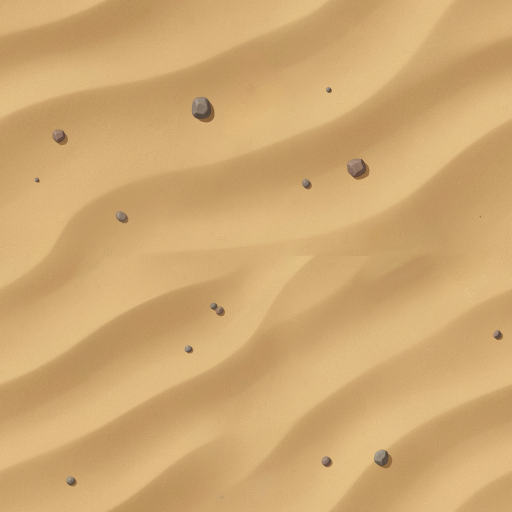
#> input picture tools/art_src/sand_dunes_pebbles_src.png, 1024 x 1024 px (shown at 1/2 size)
$ python make_win_icon.py --src art_src/sand_dunes_pebbles_src.png
#> lines starting #> are read from the running program, lines starting #| are printed output that depends on the picture; after the words box and inside, x2 and y2 are one past the last pixel; in counts of white or black regions, pixels touching at a corner belong together
"""The Windows icon (pass 73, Garry: "Can you make an icon for the PC build"): game/icon.ico with every size Windows asks
for, made from the app icon game/icon.png (the hat in the sand the phone shows).

Godot's own conversion shrank the whole 1024 px picture into every size, so at 16-48 px (Explorer's lists, the taskbar,
the title bar) the hat was a brown speck on a sand square. Here each size is framed for its size:
  96, 128, 256 px   the whole picture, as on the phone
  40, 48, 64 px     closer, the hat about two thirds of the tile
  16, 20, 24, 32 px the hat nearly filling the tile, sharpened a little
with rounded corners (transparent outside). Sizes under 256 are stored as 32-bit BMP entries (every Windows reads
them), 256 as PNG (the usual layout).

Godot's Windows export embeds the file in 88fits.exe (export_presets.cfg, "Windows Desktop": application/icon); the
running game's window and taskbar use it once application/config/windows_native_icon names it (project.godot).

  python tools/make_win_icon.py [--src game/icon.png] [--out game/icon.ico] [--preview sheet.png] [--if-stale]

--if-stale writes only when the .ico is missing or older than the picture or this script (ship.sh runs it so).
"""
import argparse
import io
import os
import struct
import sys

from PIL import Image, ImageDraw, ImageFilter

ROOT = os.path.dirname(os.path.dirname(os.path.abspath(__file__)))
SIZES = [16, 20, 24, 32, 40, 48, 64, 96, 128, 256]
# the subject in the 1024 px picture, the crops centred on it: pass 73 the hat; pass 116 (tools/make_app_icon.py, Garry's
# gunslinger picture) the revolver in his fist and his face, measured by eye
HAT_BOX = (90, 40, 910, 600)
# how much of the tile's width the hat takes at each band of sizes (None = the whole picture)
FILL = {16: 0.88, 20: 0.88, 24: 0.86, 32: 0.84, 40: 0.70, 48: 0.68, 64: 0.66, 96: None, 128: None, 256: None}
CORNER = 0.14       # corner radius, a fraction of the side
SUPER = 4           # the corner mask drawn this much larger, then shrunk (smooth edges)


def crop_for(src: Image.Image, size: int) -> Image.Image:
    fill = FILL.get(size)
    w, h = src.size
    if fill is None:
        return src
    k = w / 1024.0
    x0, y0, x1, y1 = [v * k for v in HAT_BOX]
    side = (x1 - x0) / fill
    cx, cy = (x0 + x1) * 0.5, (y0 + y1) * 0.5
    left = min(max(cx - side * 0.5, 0.0), w - side)
    top = min(max(cy - side * 0.5, 0.0), h - side)
    return src.crop((round(left), round(top), round(left + side), round(top + side)))


def frame(src: Image.Image, size: int) -> Image.Image:
    im = crop_for(src, size).convert("RGBA").resize((size, size), Image.LANCZOS)
    if size <= 32:
        im = im.filter(ImageFilter.UnsharpMask(radius=0.6, percent=60, threshold=1))
    # rounded corners: the mask drawn large and shrunk
    m = Image.new("L", (size * SUPER, size * SUPER), 0)
    r = max(1.0, size * CORNER) * SUPER
    ImageDraw.Draw(m).rounded_rectangle((0, 0, size * SUPER - 1, size * SUPER - 1), radius=r, fill=255)
    m = m.resize((size, size), Image.LANCZOS)
    a = im.getchannel("A")
    im.putalpha(Image.composite(a, Image.new("L", a.size, 0), m))
    return im


def bmp_entry(im: Image.Image) -> bytes:
    """A 32-bit DIB icon entry: BITMAPINFOHEADER (height doubled), BGRA rows bottom-up, then the 1-bit AND mask."""
    w, h = im.size
    header = struct.pack("<IiiHHIIiiII", 40, w, h * 2, 1, 32, 0, 0, 0, 0, 0, 0)
    px = im.convert("RGBA").tobytes()
    rows = []
    for y in range(h - 1, -1, -1):
        row = bytearray()
        for x in range(w):
            i = (y * w + x) * 4
            r, g, b, a = px[i], px[i + 1], px[i + 2], px[i + 3]
            row += bytes((b, g, r, a))
        rows.append(bytes(row))
    stride = ((w + 31) // 32) * 4
    mask = []
    for y in range(h - 1, -1, -1):
        bits = bytearray(stride)
        for x in range(w):
            if px[(y * w + x) * 4 + 3] == 0:
                bits[x // 8] |= 0x80 >> (x % 8)
        mask.append(bytes(bits))
    return header + b"".join(rows) + b"".join(mask)


def png_entry(im: Image.Image) -> bytes:
    buf = io.BytesIO()
    im.save(buf, "PNG", optimize=True)
    return buf.getvalue()


def write_ico(images: list, path: str) -> None:
    blobs = [png_entry(im) if im.size[0] >= 256 else bmp_entry(im) for im in images]
    out = bytearray(struct.pack("<HHH", 0, 1, len(images)))
    offset = 6 + 16 * len(images)
    for im, blob in zip(images, blobs):
        w, h = im.size
        out += struct.pack("<BBBBHHII", w % 256, h % 256, 0, 0, 1, 32, len(blob), offset)
        offset += len(blob)
    for blob in blobs:
        out += blob
    tmp = path + ".tmp"
    with open(tmp, "wb") as f:
        f.write(out)
    os.replace(tmp, path)


def preview(images: list, path: str) -> None:
    """Every size at 1:1 on white and on a dark taskbar grey, then each enlarged x4 (pixels kept) to judge."""
    big = sum(im.size[0] for im in images) + 10 * (len(images) + 1)
    sheet = Image.new("RGBA", (big, 2 * 266 + 4 * 64 + 30), (255, 255, 255, 255))
    x = 10
    for im in images:
        sheet.alpha_composite(im, (x, 5))
        x += im.size[0] + 10
    dark = Image.new("RGBA", (big, 266), (32, 32, 36, 255))
    x = 10
    for im in images:
        dark.alpha_composite(im, (x, 5))
        x += im.size[0] + 10
    sheet.alpha_composite(dark, (0, 266))
    x = 10
    for im in images:
        if im.size[0] <= 48:
            z = im.resize((im.size[0] * 4, im.size[1] * 4), Image.NEAREST)
            sheet.alpha_composite(z, (x, 2 * 266 + 10))
            x += z.size[0] + 10
    sheet.save(path)


def main() -> int:
    ap = argparse.ArgumentParser()
    ap.add_argument("--src", default=os.path.join(ROOT, "game", "icon.png"))
    ap.add_argument("--out", default=os.path.join(ROOT, "game", "icon.ico"))
    ap.add_argument("--preview", default="")
    ap.add_argument("--if-stale", action="store_true")
    a = ap.parse_args()
    if a.if_stale and os.path.exists(a.out):
        newest = max(os.path.getmtime(a.src), os.path.getmtime(os.path.abspath(__file__)))
        if os.path.getmtime(a.out) >= newest:
            print("make_win_icon: %s is up to date" % os.path.relpath(a.out, ROOT))
            return 0
    src = Image.open(a.src).convert("RGBA")
    images = [frame(src, s) for s in SIZES]
#> in frame, `m = Image.new("L", (size * SUPER, size * SUPER), 0)`: m: PIL image 64x64 L; every value is 0
#> in frame, `ImageDraw.Draw(m).rounded_rectangle((0, 0, size * SUPER - 1, size * SU..`:
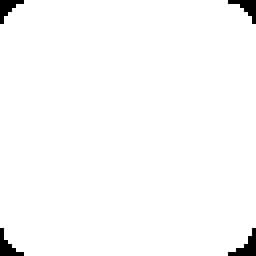
#> m: PIL image 64x64 L (shown 4 times larger); 98.2% white; 4 black regions (3 under 20 px), largest, box (x1, y1, x2, y2) and area: (57, 57, 64, 64) 21
#> in frame, `a = im.getchannel("A")`: a: PIL image 16x16 L; every value is 255
#> in frame (call 2), `m = Image.new("L", (size * SUPER, size * SUPER), 0)`: m: PIL image 80x80 L; every value is 0
#> in frame (call 2), `ImageDraw.Draw(m).rounded_rectangle((0, 0, size * SUPER - 1, size * SU..`: m: PIL image 80x80 L; 98.1% white; 4 black regions, box (x1, y1, x2, y2) and area: (71, 71, 80, 80) 32, (71, 0, 80, 8) 31, (0, 71, 8, 80) 31, (0, 0, 8, 8) 29
#> in frame (call 2), `a = im.getchannel("A")`: a: PIL image 20x20 L; every value is 255
#> in frame (call 3), `m = Image.new("L", (size * SUPER, size * SUPER), 0)`: m: PIL image 96x96 L; every value is 0
#> in frame (call 3), `ImageDraw.Draw(m).rounded_rectangle((0, 0, size * SUPER - 1, size * SU..`: m: PIL image 96x96 L; 98.2% white; 4 black regions, box (x1, y1, x2, y2) and area: (86, 0, 96, 10) 42, (0, 86, 10, 96) 42, (86, 86, 96, 96) 42, (0, 0, 10, 10) 40
#> in frame (call 3), `a = im.getchannel("A")`: a: PIL image 24x24 L; every value is 255
#> call 4 of frame, with size = 32
#> in frame (call 4), `m = Image.new("L", (size * SUPER, size * SUPER), 0)`: m: PIL image 128x128 L; every value is 0
#> in frame (call 4), `ImageDraw.Draw(m).rounded_rectangle((0, 0, size * SUPER - 1, size * SU..`: m: PIL image 128x128 L; 98.2% white; 4 black regions, box (x1, y1, x2, y2) and area: (114, 114, 128, 128) 74, (0, 0, 14, 14) 71, (114, 0, 128, 14) 71, (0, 114, 14, 128) 71
#> in frame (call 4), `a = im.getchannel("A")`: a: PIL image 32x32 L; every value is 255
#> in frame (call 4), `im.putalpha(Image.composite(a, Image.new("L", a.size, 0), m))`:
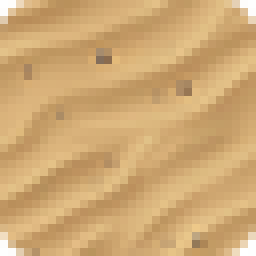
#> im: PIL image 32x32 RGBA (shown 8 times larger); mean R, G, B, A 206.9, 168, 113.8, 250.6; transparent parts drawn white
#> in frame (call 5), `m = Image.new("L", (size * SUPER, size * SUPER), 0)`: m: PIL image 160x160 L; every value is 0
#> in frame (call 5), `ImageDraw.Draw(m).rounded_rectangle((0, 0, size * SUPER - 1, size * SU..`:
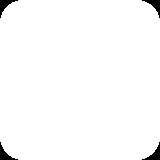
#> m: PIL image 160x160 L; 98.2% white; 4 black regions, box (x1, y1, x2, y2) and area: (142, 142, 160, 160) 115, (142, 0, 160, 18) 112, (0, 142, 18, 160) 112, (0, 0, 18, 18) 111
#> in frame (call 5), `a = im.getchannel("A")`:
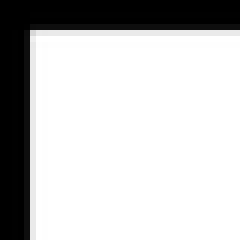
#> a: PIL image 40x40 L (shown 6 times larger); min 0, max 255, mean 194.9
#> in crop_for (call 6), `fill = FILL.get(size)`: fill = 0.68
#> in crop_for (call 6), `side = (x1 - x0) / fill`: side = 1205.9
#> in crop_for (call 6), `left = min(max(cx - side * 0.5, 0.0), w - side)`: left = -181.9
#> in crop_for (call 6), `return src.crop((round(left), round(top), round(left + side), round(to..`:
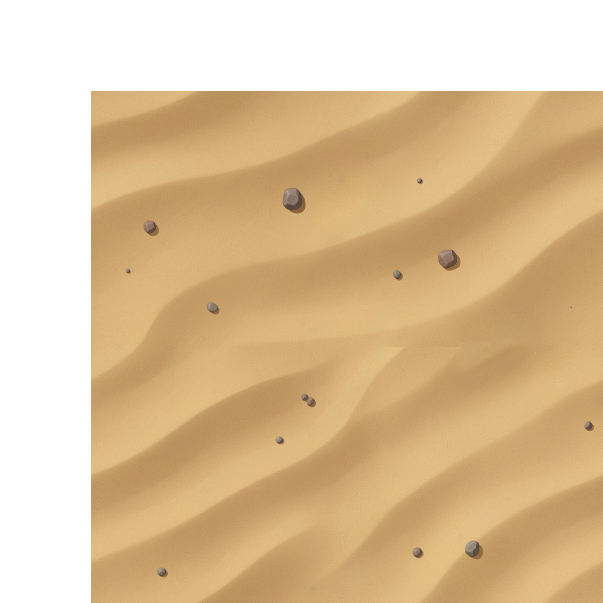
#> returned value: PIL image 1206x1206 RGBA (shown at 1/2 size); mean R, G, B, A 149.2, 121.2, 82, 183.8; transparent parts drawn white
#> in frame (call 6), `m = Image.new("L", (size * SUPER, size * SUPER), 0)`: m: PIL image 192x192 L; every value is 0
#> in frame (call 6), `ImageDraw.Draw(m).rounded_rectangle((0, 0, size * SUPER - 1, size * SU..`: m: PIL image 192x192 L; 98.2% white; 4 black regions, box (x1, y1, x2, y2) and area: (170, 170, 192, 192) 164, (170, 0, 192, 22) 161, (0, 170, 22, 192) 161, (0, 0, 22, 22) 160
#> in frame (call 6), `a = im.getchannel("A")`:
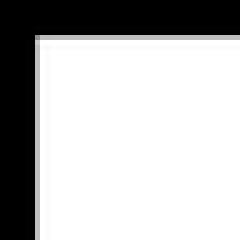
#> a: PIL image 48x48 L (shown 5 times larger); min 0, max 255, mean 183.7
#> in crop_for (call 7), `fill = FILL.get(size)`: fill = 0.66
#> in crop_for (call 7), `side = (x1 - x0) / fill`: side = 1242.4
#> in crop_for (call 7), `left = min(max(cx - side * 0.5, 0.0), w - side)`: left = -218.4
#> in crop_for (call 7), `return src.crop((round(left), round(top), round(left + side), round(to..`:
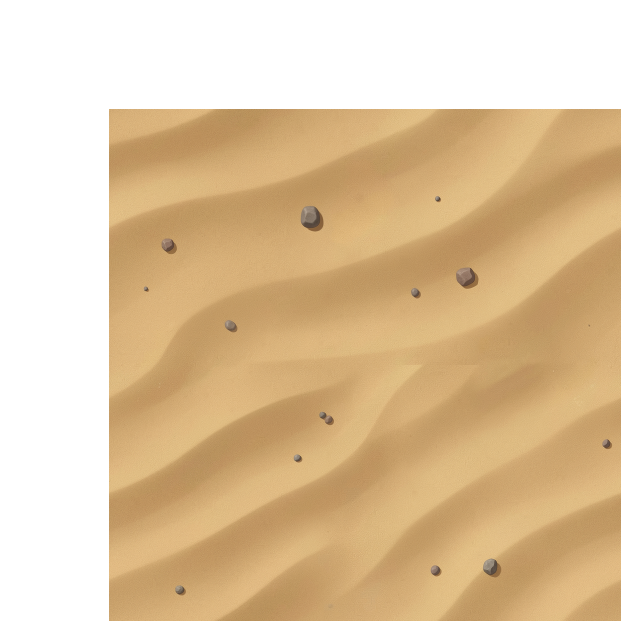
#> returned value: PIL image 1242x1242 RGBA (shown at 1/2 size); mean R, G, B, A 140.7, 114.2, 77.4, 173.3; transparent parts drawn white
#> images = 10 items
    write_ico(images, a.out)
#> in write_ico, `offset = 6 + 16 * len(images)`: offset = 166
#> the loop in write_ico, `for im, blob in zip(images, blobs):` made 10 passes
#> (w, h, offset) on passes 1 to 10: (16, 16, 1294), (20, 20, 3014), (24, 24, 5454), (32, 32, 9718), (40, 40, 16478), (48, 48, 26118), (64, 64, 43054), (96, 96, 81110), (128, 128, 148734), (256, 256, 221756)
#> after the loop in write_ico, `for im, blob in zip(images, blobs):`: offset = 221756
#> the loop in write_ico, `for blob in blobs:` made 10 passes
    if a.preview:
        preview(images, a.preview)
    print("make_win_icon: %s, %d sizes (%s), %d bytes" % (os.path.relpath(a.out, ROOT), len(images),
#> (the run stopped early here; a loop or call above may not have finished)

$ run again, on tools/art_src/sand_ripples_pebbles_src.png
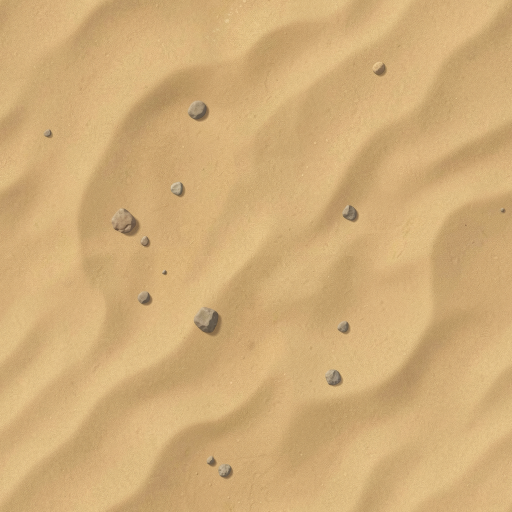
#> input picture tools/art_src/sand_ripples_pebbles_src.png, 1024 x 1024 px (shown at 1/2 size)
#> a: PIL image 16x16 L; every value is 255
#> a: PIL image 20x20 L; every value is 255
#> a: PIL image 24x24 L; every value is 255
#> a: PIL image 32x32 L; every value is 255
#> a: PIL image 40x40 L
#> in frame (call 6), `im = crop_for(src, size).convert("RGBA").resize((size, size), Image.LA..`:
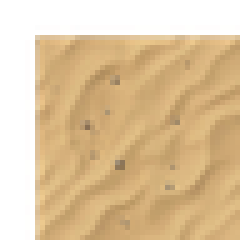
#> im: PIL image 48x48 RGBA (shown 5 times larger); mean R, G, B, A 161.9, 132.6, 92.5, 183.7; transparent parts drawn white
#> a: PIL image 48x48 L
#> fill = 0.66
#> side = 1242.4
#> left = -218.4
#> in crop_for (call 7), `return src.crop((round(left), round(top), round(left + side), round(to..`:
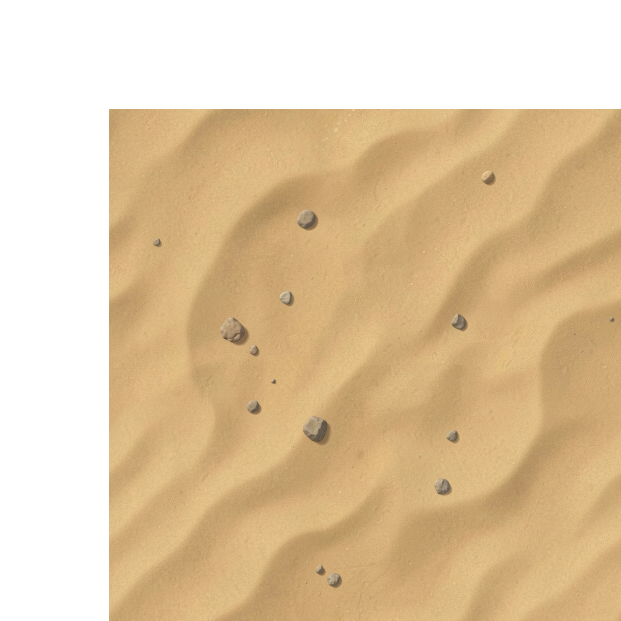
#> returned value: PIL image 1242x1242 RGBA (shown at 1/2 size); mean R, G, B, A 142.1, 117.7, 81.7, 173.3; transparent parts drawn white
#> images = 10 items
#> in write_ico, `offset = 6 + 16 * len(images)`: offset = 166
#> the loop in write_ico, `for im, blob in zip(images, blobs):` made 10 passes
#> (w, h, offset) on passes 1 to 8: (16, 16, 1294), (20, 20, 3014), (24, 24, 5454), (32, 32, 9718), (40, 40, 16478), (48, 48, 26118), (64, 64, 43054), (96, 96, 81110)
#> after the loop in write_ico, `for im, blob in zip(images, blobs):`: offset = 241802
#> the loop in write_ico, `for blob in blobs:` made 10 passes

$ run again, on tools/art_src/sand_ripples_src.png
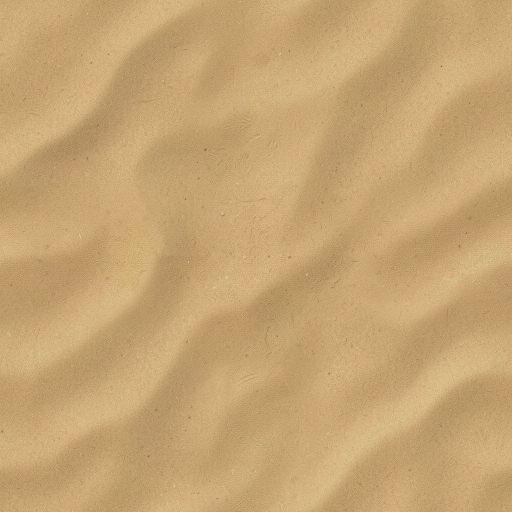
#> input picture tools/art_src/sand_ripples_src.png, 1024 x 1024 px (shown at 1/2 size)
#> a: PIL image 16x16 L; every value is 255
#> a: PIL image 20x20 L; every value is 255
#> a: PIL image 24x24 L; every value is 255
#> a: PIL image 32x32 L; every value is 255
#> a: PIL image 40x40 L
#> in frame (call 6), `im = crop_for(src, size).convert("RGBA").resize((size, size), Image.LA..`:
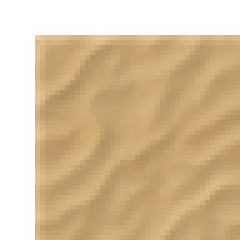
#> im: PIL image 48x48 RGBA (shown 5 times larger); mean R, G, B, A 154, 124.8, 88.2, 183.7; transparent parts drawn white
#> a: PIL image 48x48 L
#> fill = 0.66
#> side = 1242.4
#> left = -218.4
#> in crop_for (call 7), `return src.crop((round(left), round(top), round(left + side), round(to..`:
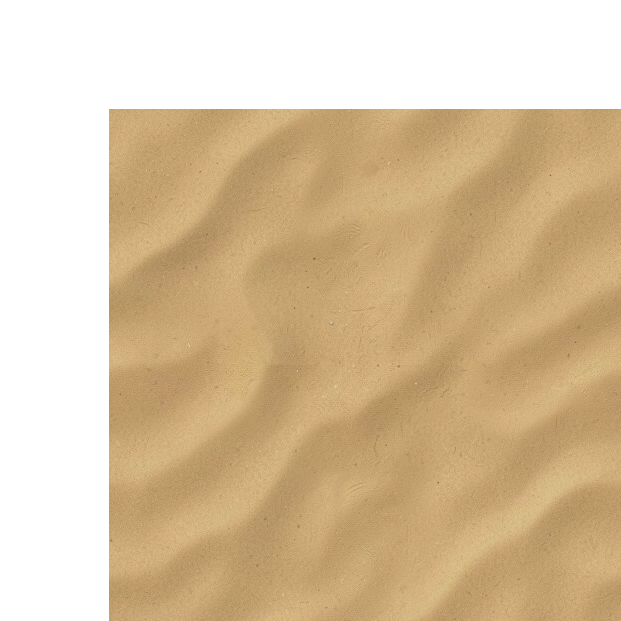
#> returned value: PIL image 1242x1242 RGBA (shown at 1/2 size); mean R, G, B, A 134.8, 111.7, 77.7, 173.3; transparent parts drawn white
#> images = 10 items
#> in write_ico, `offset = 6 + 16 * len(images)`: offset = 166
#> the loop in write_ico, `for im, blob in zip(images, blobs):` made 10 passes
#> (w, h, offset) on passes 1 to 8: (16, 16, 1294), (20, 20, 3014), (24, 24, 5454), (32, 32, 9718), (40, 40, 16478), (48, 48, 26118), (64, 64, 43054), (96, 96, 81110)
#> after the loop in write_ico, `for im, blob in zip(images, blobs):`: offset = 244251
#> the loop in write_ico, `for blob in blobs:` made 10 passes
